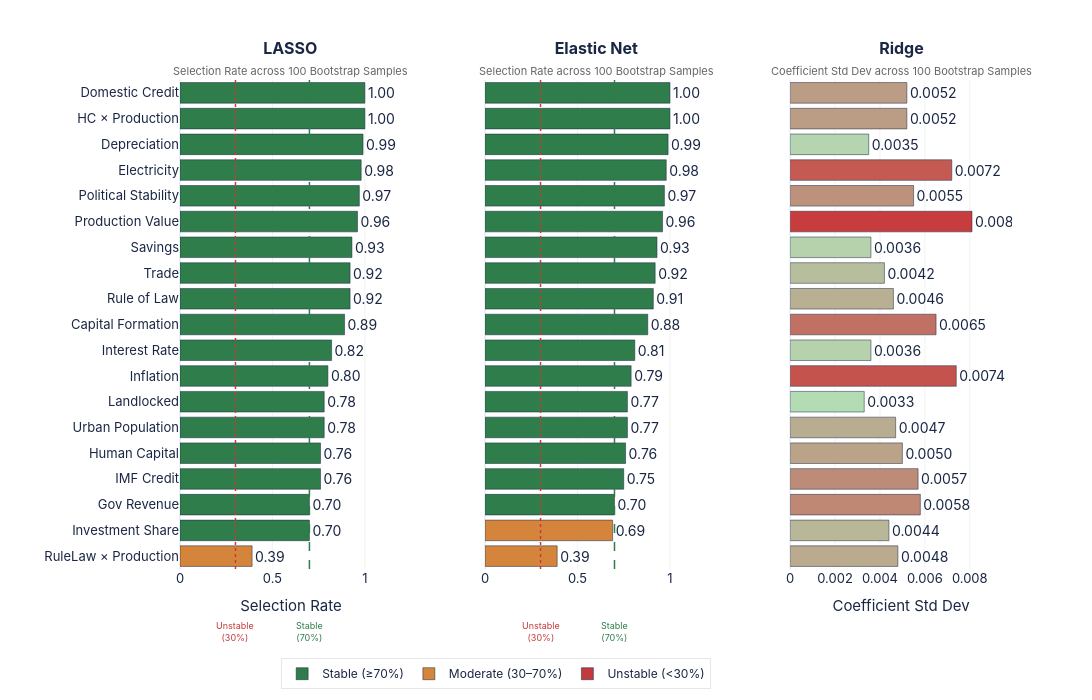

Notebook cell for this chart:
### Markdown cell above
## Bootstrap

### Code cell
# ── Bootstrap Stability (100 runs) — LASSO, Ridge and Elastic Net ─────────────
print("\n── Bootstrap Feature Stability (100 runs) ──────────────────────────────")

rng    = np.random.default_rng(42)
n_boot = 100

lasso_counts = np.zeros(len(all_features))
en_counts    = np.zeros(len(all_features))
ridge_coefs  = np.zeros((n_boot, len(all_features)))

for b in range(n_boot):
    idx    = rng.choice(len(X_train), size=len(X_train), replace=True)
    Xb, yb = X_train[idx], y_train[idx]

    bl  = LassoCV(cv=3, random_state=None, max_iter=10000).fit(Xb, yb)
    lasso_counts += (bl.coef_ != 0).astype(int)

    ben = ElasticNetCV(l1_ratio=0.5, cv=3, random_state=None, max_iter=10000).fit(Xb, yb)
    en_counts += (ben.coef_ != 0).astype(int)

    br  = RidgeCV(alphas=np.logspace(-3, 3, 50), cv=3).fit(Xb, yb)
    ridge_coefs[b] = br.coef_

ridge_coef_mean = np.mean(ridge_coefs, axis=0)
ridge_coef_std  = np.std(ridge_coefs,  axis=0)

stability_boot = pd.DataFrame({
    'Feature':        all_features,
    'LASSO_Rate':     (lasso_counts / n_boot).round(3),
    'EN_Rate':        (en_counts    / n_boot).round(3),
    'Ridge_CoefMean': ridge_coef_mean.round(4),
    'Ridge_CoefStd':  ridge_coef_std.round(4),
})
stability_boot = (
    stability_boot[stability_boot['Feature'] != EXCLUDE]
    .copy()
    .reset_index(drop=True)
    .sort_values('EN_Rate', ascending=False)
    .reset_index(drop=True)
)
stability_boot['Short'] = stability_boot['Feature'].apply(shorten)

# Summary counts
for name, col in [('LASSO', 'LASSO_Rate'), ('Elastic Net', 'EN_Rate')]:
    n_stable   = (stability_boot[col] >= 0.70).sum()
    n_unstable = (stability_boot[col] <  0.30).sum()
    print(f"  {name:<12} — Stable (≥70%): {n_stable}  |  Unstable (<30%): {n_unstable}")
print(stability_boot[['Feature', 'LASSO_Rate', 'EN_Rate',
                       'Ridge_CoefMean', 'Ridge_CoefStd']].to_string(index=False))

# ── CHART: Bootstrap Stability ────────────────────────────────────────────────
print("\n── Plotting bootstrap stability chart...")

# Sort ascending for plotly (bottom = lowest)
plot_df = stability_boot.sort_values('EN_Rate', ascending=True).reset_index(drop=True)

def sel_color(val):
    if val >= 0.70: return PALETTE['green']
    elif val >= 0.30: return PALETTE['orange']
    else: return PALETTE['red']

lasso_colors = [sel_color(v) for v in plot_df['LASSO_Rate']]
en_colors    = [sel_color(v) for v in plot_df['EN_Rate']]

# Ridge: normalise std for gradient
std_vals     = plot_df['Ridge_CoefStd'].values
norm_std     = (std_vals - std_vals.min()) / (std_vals.max() - std_vals.min() + 1e-8)
ridge_colors = [lerp_color(v, c_low=(180, 220, 180), c_high=(200, 60, 60))
                for v in norm_std]

fig_boot = make_subplots(
    rows=1, cols=3,
    subplot_titles=[
        '<b>LASSO</b><br><span style="font-size:11px;color:#666">Selection Rate across 100 Bootstrap Samples</span>',
        '<b>Elastic Net</b><br><span style="font-size:11px;color:#666">Selection Rate across 100 Bootstrap Samples</span>',
        '<b>Ridge</b><br><span style="font-size:11px;color:#666">Coefficient Std Dev across 100 Bootstrap Samples</span>',
    ],
    horizontal_spacing=0.10,
)

# ── Panel 1: LASSO ────────────────────────────────────────────────────────────
fig_boot.add_trace(go.Bar(
    y=plot_df['Short'],
    x=plot_df['LASSO_Rate'],
    orientation='h',
    marker=dict(color=lasso_colors, line=dict(color='#1a2744', width=0.5)),
    text=[f'{v:.2f}' for v in plot_df['LASSO_Rate']],
    textposition='outside',
    textfont=dict(size=STYLE['annotation_size'], color=STYLE['title_color']),
    showlegend=False,
    hovertemplate='<b>%{y}</b><br>Selection Rate: %{x:.3f}<extra>LASSO</extra>',
), row=1, col=1)

for xval, color, dash in [
    (0.70, PALETTE['green'], 'dash'),
    (0.30, PALETTE['red'],   'dot'),
]:
    fig_boot.add_vline(
        x=xval, line=dict(color=color, width=1.5, dash=dash),
        row=1, col=1,
    )

# ── Panel 2: Elastic Net ──────────────────────────────────────────────────────
fig_boot.add_trace(go.Bar(
    y=plot_df['Short'],
    x=plot_df['EN_Rate'],
    orientation='h',
    marker=dict(color=en_colors, line=dict(color='#1a2744', width=0.5)),
    text=[f'{v:.2f}' for v in plot_df['EN_Rate']],
    textposition='outside',
    textfont=dict(size=STYLE['annotation_size'], color=STYLE['title_color']),
    showlegend=False,
    hovertemplate='<b>%{y}</b><br>Selection Rate: %{x:.3f}<extra>Elastic Net</extra>',
), row=1, col=2)

for xval, color, dash in [
    (0.70, PALETTE['green'], 'dash'),
    (0.30, PALETTE['red'],   'dot'),
]:
    fig_boot.add_vline(
        x=xval, line=dict(color=color, width=1.5, dash=dash),
        row=1, col=2,
    )

# ── Panel 3: Ridge ────────────────────────────────────────────────────────────
fig_boot.add_trace(go.Bar(
    y=plot_df['Short'],
    x=plot_df['Ridge_CoefStd'],
    orientation='h',
    marker=dict(color=ridge_colors, line=dict(color='#1a2744', width=0.5)),
    text=[f'{v:.4f}' for v in plot_df['Ridge_CoefStd']],
    textposition='outside',
    textfont=dict(size=STYLE['annotation_size'], color=STYLE['title_color']),
    showlegend=False,
    hovertemplate='<b>%{y}</b><br>Coef Std Dev: %{x:.4f}<extra>Ridge</extra>',
), row=1, col=3)

# ── Shared dummy legend for colour categories ─────────────────────────────────
for label, color in [
    ('Stable (≥70%)',      PALETTE['green']),
    ('Moderate (30–70%)',  PALETTE['orange']),
    ('Unstable (<30%)',    PALETTE['red']),
]:
    fig_boot.add_trace(go.Bar(
        y=[None], x=[None], orientation='h',
        marker=dict(color=color, line=dict(color='#1a2744', width=0.5)),
        name=label, showlegend=True,
    ))

# ── Threshold annotations below x-axis (panels 1 & 2) ────────────────────────
for xref, col_ref in [('x', 'panel 1'), ('x2', 'panel 2')]:
    fig_boot.add_annotation(
        x=0.70, y=-0.10, xref=xref, yref='paper',
        text='Stable<br>(70%)', showarrow=False,
        font=dict(size=9, color=PALETTE['green']),
        xanchor='center', yanchor='top',
    )
    fig_boot.add_annotation(
        x=0.30, y=-0.10, xref=xref, yref='paper',
        text='Unstable<br>(30%)', showarrow=False,
        font=dict(size=9, color=PALETTE['red']),
        xanchor='center', yanchor='top',
    )

# ── Axes styling ──────────────────────────────────────────────────────────────
for col in [1, 2]:
    fig_boot.update_xaxes(
        range=[0, 1.20],
        title_text='Selection Rate' if col == 1 else '',
        title_font=dict(size=STYLE['axis_title_size']),
        gridcolor=STYLE['grid_color'], gridwidth=STYLE['grid_width'],
        row=1, col=col,
    )

fig_boot.update_xaxes(
    title_text='Coefficient Std Dev',
    title_font=dict(size=STYLE['axis_title_size']),
    gridcolor=STYLE['grid_color'], gridwidth=STYLE['grid_width'],
    range=[0, plot_df['Ridge_CoefStd'].max() * 1.22],
    row=1, col=3,
)

for col in [1, 2, 3]:
    fig_boot.update_yaxes(
        tickfont=dict(size=STYLE['tick_size']),
        showticklabels=(col == 1),
        row=1, col=col,
    )

fig_boot.update_layout(**base_layout(
    height=STYLE['chart_height_tall'],
    width=1600,
    margin=dict(l=180, r=80, t=80, b=130),
    legend=dict(
        orientation='h', yanchor='top', y=-0.18,
        xanchor='center', x=0.38,
        font=dict(size=STYLE['legend_size']),
        bgcolor='rgba(255,255,255,0.95)',
        bordercolor='#e5e7eb', borderwidth=1,
    ),
))

save_chart(fig_boot,
           os.path.join(OUT, 'Bootstrap_Stability_model2_resource_rich'),
           width=1600, height=700)
print("  ✓ Saved Bootstrap_Stability_model2_resource_rich.{html,png}")

### Figure 1 — Plotly figure (JSON) as saved in the notebook; plotly's stock layout.template omitted (floating-point values rounded to 4 significant figures)
{"data": [{"hovertemplate": "<b>%{y}</b><br>Selection Rate: %{x:.3f}<extra>LASSO</extra>", "marker": {"color": ["#d4853b", "#2e7d4a", "#2e7d4a", "#2e7d4a", "#2e7d4a", "#2e7d4a", "#2e7d4a", "#2e7d4a", "#2e7d4a", "#2e7d4a", "#2e7d4a", "#2e7d4a", "#2e7d4a", "#2e7d4a", "#2e7d4a", "#2e7d4a", "#2e7d4a", "#2e7d4a", "#2e7d4a"], "line": {"color": "#1a2744", "width": 0.5}}, "orientation": "h", "showlegend": false, "text": ["0.39", "0.70", "0.70", "0.76", "0.76", "0.78", "0.78", "0.80", "0.82", "0.89", "0.92", "0.92", "0.93", "0.96", "0.97", "0.98", "0.99", "1.00", "1.00"], "textfont": {"color": "#1a2744", "size": 14}, "textposition": "outside", "type": "bar", "x": [0.39, 0.7, 0.7, 0.76, 0.76, 0.78, 0.78, 0.8, 0.82, 0.89, 0.92, 0.92, 0.93, 0.96, 0.97, 0.98, 0.99, 1.0, 1.0], "xaxis": "x", "y": ["RuleLaw × Production", "Investment Share", "Gov Revenue", "IMF Credit", "Human Capital", "Urban Population", "Landlocked", "Inflation", "Interest Rate", "Capital Formation", "Rule of Law", "Trade", "Savings", "Production Value", "Political Stability", "Electricity", "Depreciation", "HC × Production", "Domestic Credit"], "yaxis": "y"}, {"hovertemplate": "<b>%{y}</b><br>Selection Rate: %{x:.3f}<extra>Elastic Net</extra>", "marker": {"color": ["#d4853b", "#d4853b", "#2e7d4a", "#2e7d4a", "#2e7d4a", "#2e7d4a", "#2e7d4a", "#2e7d4a", "#2e7d4a", "#2e7d4a", "#2e7d4a", "#2e7d4a", "#2e7d4a", "#2e7d4a", "#2e7d4a", "#2e7d4a", "#2e7d4a", "#2e7d4a", "#2e7d4a"], "line": {"color": "#1a2744", "width": 0.5}}, "orientation": "h", "showlegend": false, "text": ["0.39", "0.69", "0.70", "0.75", "0.76", "0.77", "0.77", "0.79", "0.81", "0.88", "0.91", "0.92", "0.93", "0.96", "0.97", "0.98", "0.99", "1.00", "1.00"], "textfont": {"color": "#1a2744", "size": 14}, "textposition": "outside", "type": "bar", "x": [0.39, 0.69, 0.7, 0.75, 0.76, 0.77, 0.77, 0.79, 0.81, 0.88, 0.91, 0.92, 0.93, 0.96, 0.97, 0.98, 0.99, 1.0, 1.0], "xaxis": "x2", "y": ["RuleLaw × Production", "Investment Share", "Gov Revenue", "IMF Credit", "Human Capital", "Urban Population", "Landlocked", "Inflation", "Interest Rate", "Capital Formation", "Rule of Law", "Trade", "Savings", "Production Value", "Political Stability", "Electricity", "Depreciation", "HC × Production", "Domestic Credit"], "yaxis": "y2"}, {"hovertemplate": "<b>%{y}</b><br>Coef Std Dev: %{x:.4f}<extra>Ridge</extra>", "marker": {"color": ["rgb(186,170,142)", "rgb(184,183,152)", "rgb(190,136,117)", "rgb(189,140,120)", "rgb(187,163,137)", "rgb(185,173,145)", "rgb(180,220,180)", "rgb(197,83,77)", "rgb(181,210,172)", "rgb(193,113,100)", "rgb(185,176,147)", "rgb(183,190,157)", "rgb(181,210,172)", "rgb(199,60,60)", "rgb(189,146,125)", "rgb(196,90,82)", "rgb(180,213,175)", "rgb(187,156,132)", "rgb(187,156,132)"], "line": {"color": "#1a2744", "width": 0.5}}, "orientation": "h", "showlegend": false, "text": ["0.0048", "0.0044", "0.0058", "0.0057", "0.0050", "0.0047", "0.0033", "0.0074", "0.0036", "0.0065", "0.0046", "0.0042", "0.0036", "0.0081", "0.0055", "0.0072", "0.0035", "0.0052", "0.0052"], "textfont": {"color": "#1a2744", "size": 14}, "textposition": "outside", "type": "bar", "x": [0.0048, 0.0044, 0.0058, 0.0057, 0.005, 0.0047, 0.0033, 0.0074, 0.0036, 0.0065, 0.0046, 0.0042, 0.0036, 0.0081, 0.0055, 0.0072, 0.0035, 0.0052, 0.0052], "xaxis": "x3", "y": ["RuleLaw × Production", "Investment Share", "Gov Revenue", "IMF Credit", "Human Capital", "Urban Population", "Landlocked", "Inflation", "Interest Rate", "Capital Formation", "Rule of Law", "Trade", "Savings", "Production Value", "Political Stability", "Electricity", "Depreciation", "HC × Production", "Domestic Credit"], "yaxis": "y3"}, {"marker": {"color": "#2e7d4a", "line": {"color": "#1a2744", "width": 0.5}}, "name": "Stable (≥70%)", "orientation": "h", "showlegend": true, "type": "bar", "x": [null], "y": [null]}, {"marker": {"color": "#d4853b", "line": {"color": "#1a2744", "width": 0.5}}, "name": "Moderate (30–70%)", "orientation": "h", "showlegend": true, "type": "bar", "x": [null], "y": [null]}, {"marker": {"color": "#c23a3a", "line": {"color": "#1a2744", "width": 0.5}}, "name": "Unstable (<30%)", "orientation": "h", "showlegend": true, "type": "bar", "x": [null], "y": [null]}], "layout": {"annotations": [{"font": {"size": 16}, "showarrow": false, "text": "<b>LASSO</b><br><span style=\"font-size:11px;color:#666\">Selection Rate across 100 Bootstrap Samples</span>", "x": 0.1333, "xanchor": "center", "xref": "paper", "y": 1, "yanchor": "bottom", "yref": "paper"}, {"font": {"size": 16}, "showarrow": false, "text": "<b>Elastic Net</b><br><span style=\"font-size:11px;color:#666\">Selection Rate across 100 Bootstrap Samples</span>", "x": 0.5, "xanchor": "center", "xref": "paper", "y": 1, "yanchor": "bottom", "yref": "paper"}, {"font": {"size": 16}, "showarrow": false, "text": "<b>Ridge</b><br><span style=\"font-size:11px;color:#666\">Coefficient Std Dev across 100 Bootstrap Samples</span>", "x": 0.8667, "xanchor": "center", "xref": "paper", "y": 1, "yanchor": "bottom", "yref": "paper"}, {"font": {"color": "#2e7d4a", "size": 9}, "showarrow": false, "text": "Stable<br>(70%)", "x": 0.7, "xanchor": "center", "xref": "x", "y": -0.1, "yanchor": "top", "yref": "paper"}, {"font": {"color": "#c23a3a", "size": 9}, "showarrow": false, "text": "Unstable<br>(30%)", "x": 0.3, "xanchor": "center", "xref": "x", "y": -0.1, "yanchor": "top", "yref": "paper"}, {"font": {"color": "#2e7d4a", "size": 9}, "showarrow": false, "text": "Stable<br>(70%)", "x": 0.7, "xanchor": "center", "xref": "x2", "y": -0.1, "yanchor": "top", "yref": "paper"}, {"font": {"color": "#c23a3a", "size": 9}, "showarrow": false, "text": "Unstable<br>(30%)", "x": 0.3, "xanchor": "center", "xref": "x2", "y": -0.1, "yanchor": "top", "yref": "paper"}], "font": {"color": "#1a2744", "family": "IBM Plex Sans, -apple-system, BlinkMacSystemFont, sans-serif", "size": 13}, "height": 700, "legend": {"bgcolor": "rgba(255,255,255,0.95)", "bordercolor": "#e5e7eb", "borderwidth": 1, "font": {"size": 12}, "orientation": "h", "x": 0.38, "xanchor": "center", "y": -0.18, "yanchor": "top"}, "margin": {"b": 130, "l": 180, "r": 80, "t": 80}, "paper_bgcolor": "#ffffff", "plot_bgcolor": "#ffffff", "shapes": [{"line": {"color": "#2e7d4a", "dash": "dash", "width": 1.5}, "type": "line", "x0": 0.7, "x1": 0.7, "xref": "x", "y0": 0, "y1": 1, "yref": "y domain"}, {"line": {"color": "#c23a3a", "dash": "dot", "width": 1.5}, "type": "line", "x0": 0.3, "x1": 0.3, "xref": "x", "y0": 0, "y1": 1, "yref": "y domain"}, {"line": {"color": "#2e7d4a", "dash": "dash", "width": 1.5}, "type": "line", "x0": 0.7, "x1": 0.7, "xref": "x2", "y0": 0, "y1": 1, "yref": "y2 domain"}, {"line": {"color": "#c23a3a", "dash": "dot", "width": 1.5}, "type": "line", "x0": 0.3, "x1": 0.3, "xref": "x2", "y0": 0, "y1": 1, "yref": "y2 domain"}], "width": 1600, "xaxis": {"anchor": "y", "domain": [0, 0.2667], "gridcolor": "#e5e7eb", "gridwidth": 0.5, "range": [0, 1.2], "title": {"font": {"size": 15}, "text": "Selection Rate"}}, "xaxis2": {"anchor": "y2", "domain": [0.3667, 0.6333], "gridcolor": "#e5e7eb", "gridwidth": 0.5, "range": [0, 1.2], "title": {"font": {"size": 15}, "text": ""}}, "xaxis3": {"anchor": "y3", "domain": [0.7333, 1], "gridcolor": "#e5e7eb", "gridwidth": 0.5, "range": [0, 0.009882], "title": {"font": {"size": 15}, "text": "Coefficient Std Dev"}}, "yaxis": {"anchor": "x", "domain": [0, 1], "showticklabels": true, "tickfont": {"size": 13}}, "yaxis2": {"anchor": "x2", "domain": [0, 1], "showticklabels": false, "tickfont": {"size": 13}}, "yaxis3": {"anchor": "x3", "domain": [0, 1], "showticklabels": false, "tickfont": {"size": 13}}}}
